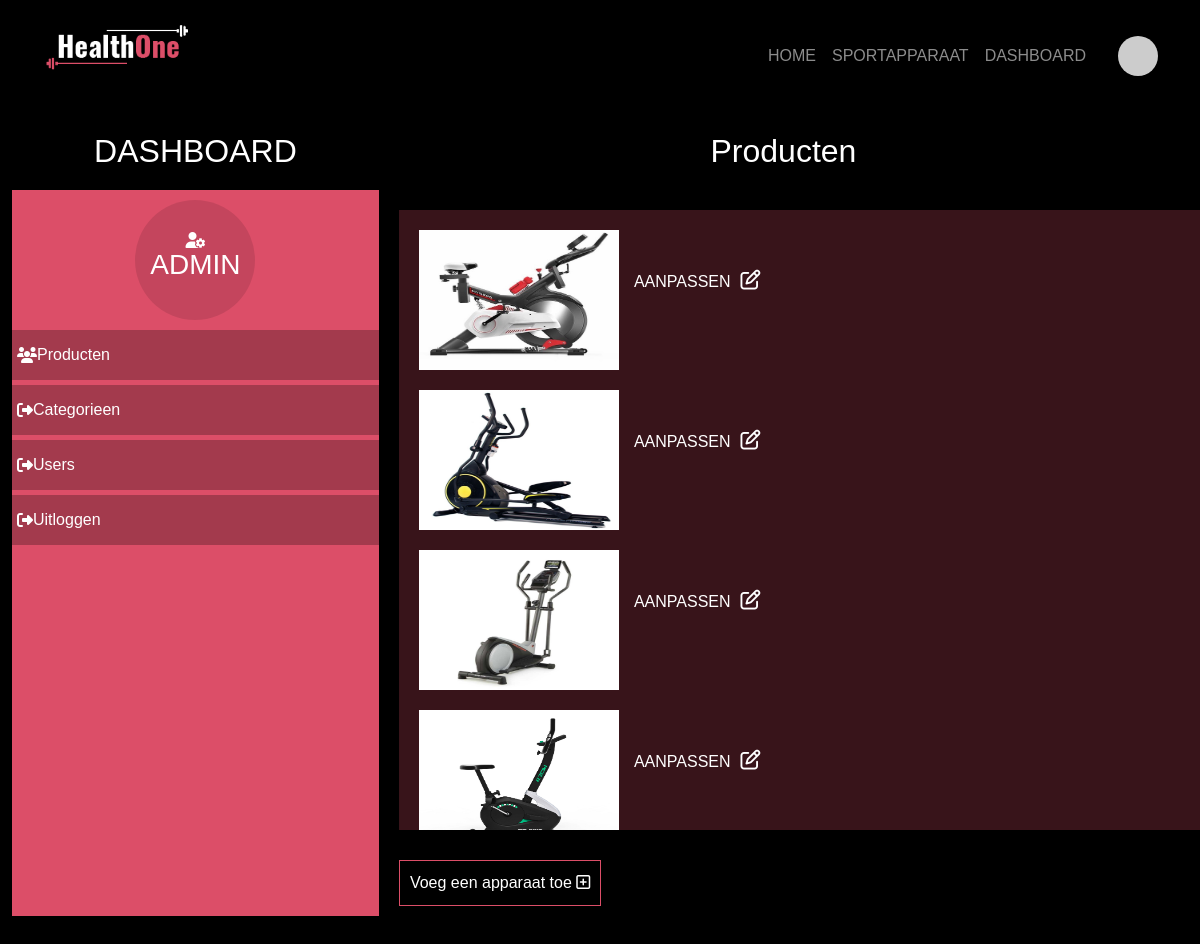
/admin/products (signed in), run on the app's committed database.
### tables this page shows
CREATE TABLE `product` (
  `id` int(5) NOT NULL,
  `name` varchar(255) NOT NULL,
  `picture` varchar(255) NOT NULL,
  `description` text NOT NULL,
  `cat_id` int(11) NOT NULL
);

### Modules/Products.php (called while the page is built, shortened)
<?php
include "Database.php";
function    getProducts2()
{
    global $pdo;
    $query = $pdo->prepare("SELECT * FROM product");
    $query->execute();
    $request = $query->fetchAll(PDO::FETCH_CLASS, 'Product');
    return $request;
}

### Templates/admin/pages/products.php (the view, shortened to what this page needs)
<?php include_once(TEMPLATE_ROOT . "/admin/layout/dashboard.php"); ?>
<div class="control_section">
    <h2>Producten</h2>
    <div class="control_screen">
        <?php foreach ($prod as $data) :  ?>
            <div class='product_all'>
                <div class='product_in_control'>
                    <img src='<?php echo $data->picture; ?>' width='200px' alt=''>
                    <div class='edit_remove_product'>
                        <p>AANPASSEN<i class='editpro_btn far fa-edit'></i> </p>
                    </div>
                </div>
            </div>
        <?php endforeach;  ?>
    </div>
    <button class="add_product_btn">Voeg een apparaat toe <i class="far fa-plus-square"></i></button>
</div>
</div>
</div>
</div>

### public/css/style.css (style rules this page uses)
.control_menu h2, .control_section h2 { color: white; text-align: center; padding: 20px; background-color: black; }
.control_section { width: 75%; }
.control_screen { background-color: #dc4e6841; width: 100%; height: 620px; margin: 20px; padding: 20px; overflow-y: scroll; }
.product_in_control { display: flex; margin-bottom: 20px; height: 140px; width: 400px; }
.edit_remove_product { padding: 40px 15px; }
.edit_remove_product p { color: white; }
.edit_remove_product i { cursor: pointer; padding-left: 10px; color: white; font-size: 20px; }
.add_product_btn { background-color: #00000025; border: 1px solid #dc4e68; color: white; margin: 10px 20px; padding: 10px; }

### data on the page
product: picture (picture)
product: shows a picture
product: shows a picture
product: shows a picture
